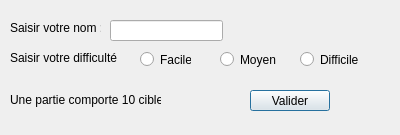
<?xml version="1.0" encoding="UTF-8"?>
<ui version="4.0">
 <class>partieDialog</class>
 <widget class="QDialog" name="partieDialog">
  <property name="geometry">
   <rect>
    <x>0</x>
    <y>0</y>
    <width>400</width>
    <height>135</height>
   </rect>
  </property>
  <property name="windowTitle">
   <string>Nouvelle Partie</string>
  </property>
  <widget class="QLabel" name="label">
   <property name="geometry">
    <rect>
     <x>10</x>
     <y>20</y>
     <width>91</width>
     <height>16</height>
    </rect>
   </property>
   <property name="text">
    <string>Saisir votre nom :</string>
   </property>
  </widget>
  <widget class="QLabel" name="label_2">
   <property name="geometry">
    <rect>
     <x>10</x>
     <y>50</y>
     <width>111</width>
     <height>16</height>
    </rect>
   </property>
   <property name="text">
    <string>Saisir votre difficulté :</string>
   </property>
  </widget>
  <widget class="QLineEdit" name="lineEditNom">
   <property name="geometry">
    <rect>
     <x>110</x>
     <y>20</y>
     <width>113</width>
     <height>21</height>
    </rect>
   </property>
  </widget>
  <widget class="QRadioButton" name="radioButtonFacile">
   <property name="geometry">
    <rect>
     <x>140</x>
     <y>50</y>
     <width>51</width>
     <height>19</height>
    </rect>
   </property>
   <property name="text">
    <string>Facile</string>
   </property>
  </widget>
  <widget class="QRadioButton" name="radioButtonMoyen">
   <property name="geometry">
    <rect>
     <x>220</x>
     <y>50</y>
     <width>84</width>
     <height>19</height>
    </rect>
   </property>
   <property name="text">
    <string>Moyen</string>
   </property>
  </widget>
  <widget class="QRadioButton" name="radioButtonDifficile">
   <property name="geometry">
    <rect>
     <x>300</x>
     <y>50</y>
     <width>84</width>
     <height>19</height>
    </rect>
   </property>
   <property name="text">
    <string>Difficile</string>
   </property>
  </widget>
  <widget class="QLabel" name="label_3">
   <property name="geometry">
    <rect>
     <x>10</x>
     <y>90</y>
     <width>151</width>
     <height>20</height>
    </rect>
   </property>
   <property name="text">
    <string>Une partie comporte 10 cibles</string>
   </property>
  </widget>
  <widget class="QPushButton" name="closepushButton">
   <property name="geometry">
    <rect>
     <x>250</x>
     <y>90</y>
     <width>80</width>
     <height>21</height>
    </rect>
   </property>
   <property name="text">
    <string>Valider</string>
   </property>
  </widget>
 </widget>
 <resources/>
 <connections/>
</ui>
